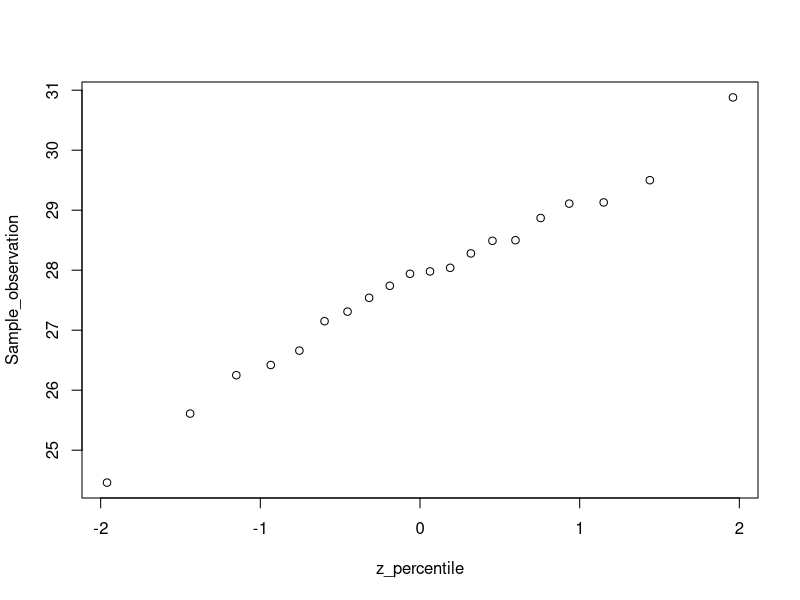

This chart was generated by the following R code:
#Ex4.30, Page 182

old.par<-par(mfrow=c(1,1))
n<-20
z_percentile<-c(qnorm((1-0.5)/n), qnorm((2-0.5)/n), qnorm((3-0.5)/n), qnorm((4-0.5)/n), qnorm((5-0.5)/n), 
                qnorm((6-0.5)/n), qnorm((7-0.5)/n), qnorm((8-0.5)/n), qnorm((9-0.5)/n), qnorm((10-0.5)/n),
                qnorm((11-0.5)/n), qnorm((12-0.5)/n), qnorm((13-0.5)/n), qnorm((14-0.5)/n), qnorm((15-0.5)/n),            
                qnorm((16-0.5)/n), qnorm((17-0.5)/n), qnorm((18-0.5)/n), qnorm((19-0.5)/n), qnorm((20-0.5)/n)) 
Sample_observation<-c(24.46, 25.61, 26.25, 26.42, 26.66, 27.15, 27.31, 27.54, 27.74, 27.94, 27.98, 28.04, 28.28, 28.49, 28.50, 28.87, 29.11, 29.13, 29.50, 30.88)
df<-data.frame(z_percentile, Sample_observation)    
print(df)
plot(z_percentile,Sample_observation)

par(old.par)
